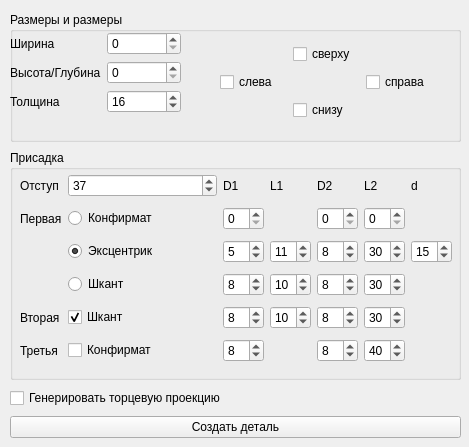
<?xml version="1.0" encoding="UTF-8"?>
<ui version="4.0">
 <class>ExFurnitureCutCreator</class>
 <widget class="QWidget" name="ExFurnitureCutCreator">
  <property name="geometry">
   <rect>
    <x>0</x>
    <y>0</y>
    <width>469</width>
    <height>447</height>
   </rect>
  </property>
  <property name="windowTitle">
   <string>Form</string>
  </property>
  <widget class="QWidget" name="verticalLayoutWidget">
   <property name="geometry">
    <rect>
     <x>10</x>
     <y>10</y>
     <width>451</width>
     <height>431</height>
    </rect>
   </property>
   <layout class="QVBoxLayout" name="verticalLayout" stretch="0,0,0,0">
    <property name="sizeConstraint">
     <enum>QLayout::SetDefaultConstraint</enum>
    </property>
    <item>
     <widget class="QGroupBox" name="groupBoxSizes">
      <property name="sizePolicy">
       <sizepolicy hsizetype="Preferred" vsizetype="Fixed">
        <horstretch>0</horstretch>
        <verstretch>0</verstretch>
       </sizepolicy>
      </property>
      <property name="minimumSize">
       <size>
        <width>0</width>
        <height>130</height>
       </size>
      </property>
      <property name="title">
       <string>Размеры и размеры</string>
      </property>
      <widget class="QWidget" name="formLayoutWidget">
       <property name="geometry">
        <rect>
         <x>0</x>
         <y>20</y>
         <width>171</width>
         <height>98</height>
        </rect>
       </property>
       <layout class="QFormLayout" name="formLayout">
        <item row="0" column="0">
         <widget class="QLabel" name="label">
          <property name="text">
           <string>Ширина</string>
          </property>
         </widget>
        </item>
        <item row="1" column="0">
         <widget class="QLabel" name="label_2">
          <property name="text">
           <string>Высота/Глубина</string>
          </property>
         </widget>
        </item>
        <item row="2" column="0">
         <widget class="QLabel" name="label_3">
          <property name="text">
           <string>Толщина</string>
          </property>
         </widget>
        </item>
        <item row="0" column="1">
         <widget class="QSpinBox" name="sbWidth">
          <property name="maximum">
           <number>3000</number>
          </property>
         </widget>
        </item>
        <item row="1" column="1">
         <widget class="QSpinBox" name="sbHeight">
          <property name="maximum">
           <number>3000</number>
          </property>
         </widget>
        </item>
        <item row="2" column="1">
         <widget class="QSpinBox" name="sbThickness">
          <property name="maximum">
           <number>99</number>
          </property>
          <property name="value">
           <number>16</number>
          </property>
         </widget>
        </item>
       </layout>
      </widget>
      <widget class="QWidget" name="gridLayoutWidget">
       <property name="geometry">
        <rect>
         <x>210</x>
         <y>30</y>
         <width>213</width>
         <height>80</height>
        </rect>
       </property>
       <layout class="QGridLayout" name="gridLayout">
        <property name="sizeConstraint">
         <enum>QLayout::SetDefaultConstraint</enum>
        </property>
        <item row="2" column="1">
         <widget class="QCheckBox" name="cbEdgingBottom">
          <property name="text">
           <string>снизу</string>
          </property>
         </widget>
        </item>
        <item row="1" column="0">
         <widget class="QCheckBox" name="cbEdgingLeft">
          <property name="text">
           <string>слева</string>
          </property>
         </widget>
        </item>
        <item row="1" column="2">
         <widget class="QCheckBox" name="cbEdgingRight">
          <property name="text">
           <string>справа</string>
          </property>
         </widget>
        </item>
        <item row="0" column="1">
         <widget class="QCheckBox" name="cbEdgingTop">
          <property name="text">
           <string>сверху</string>
          </property>
         </widget>
        </item>
       </layout>
      </widget>
     </widget>
    </item>
    <item>
     <widget class="QGroupBox" name="groupBoxHoles">
      <property name="sizePolicy">
       <sizepolicy hsizetype="Preferred" vsizetype="Fixed">
        <horstretch>0</horstretch>
        <verstretch>0</verstretch>
       </sizepolicy>
      </property>
      <property name="minimumSize">
       <size>
        <width>0</width>
        <height>230</height>
       </size>
      </property>
      <property name="title">
       <string>Присадка</string>
      </property>
      <widget class="QWidget" name="gridLayoutWidget_2">
       <property name="geometry">
        <rect>
         <x>10</x>
         <y>20</y>
         <width>432</width>
         <height>200</height>
        </rect>
       </property>
       <layout class="QGridLayout" name="gridLayout_2" columnstretch="0,1,0,0,0,0,0">
        <item row="0" column="2">
         <widget class="QLabel" name="label_8">
          <property name="text">
           <string>D1</string>
          </property>
         </widget>
        </item>
        <item row="4" column="5">
         <widget class="QSpinBox" name="spHole2Sl2">
          <property name="value">
           <number>30</number>
          </property>
         </widget>
        </item>
        <item row="5" column="1">
         <widget class="QCheckBox" name="cbHole3K">
          <property name="text">
           <string>Конфирмат</string>
          </property>
         </widget>
        </item>
        <item row="0" column="0">
         <widget class="QLabel" name="label_4">
          <property name="text">
           <string>Отступ</string>
          </property>
         </widget>
        </item>
        <item row="2" column="5">
         <widget class="QSpinBox" name="spHole1El2">
          <property name="value">
           <number>30</number>
          </property>
         </widget>
        </item>
        <item row="4" column="1">
         <widget class="QCheckBox" name="cbHole2S">
          <property name="enabled">
           <bool>true</bool>
          </property>
          <property name="text">
           <string>Шкант</string>
          </property>
          <property name="checked">
           <bool>true</bool>
          </property>
          <property name="tristate">
           <bool>false</bool>
          </property>
         </widget>
        </item>
        <item row="1" column="1">
         <widget class="QRadioButton" name="rbHole1K">
          <property name="text">
           <string>Конфирмат</string>
          </property>
         </widget>
        </item>
        <item row="2" column="1">
         <widget class="QRadioButton" name="rbHole1E">
          <property name="text">
           <string>Эксцентрик</string>
          </property>
          <property name="checked">
           <bool>true</bool>
          </property>
         </widget>
        </item>
        <item row="1" column="2">
         <widget class="QSpinBox" name="spHole1Kd1"/>
        </item>
        <item row="4" column="2">
         <widget class="QSpinBox" name="spHole2Sd1">
          <property name="value">
           <number>8</number>
          </property>
         </widget>
        </item>
        <item row="5" column="2">
         <widget class="QSpinBox" name="spHole3Kd1">
          <property name="value">
           <number>8</number>
          </property>
         </widget>
        </item>
        <item row="1" column="0">
         <widget class="QLabel" name="label_5">
          <property name="text">
           <string>Первая</string>
          </property>
         </widget>
        </item>
        <item row="3" column="4">
         <widget class="QSpinBox" name="spHole1Sd2">
          <property name="value">
           <number>8</number>
          </property>
         </widget>
        </item>
        <item row="4" column="3">
         <widget class="QSpinBox" name="spHole2Sl1">
          <property name="value">
           <number>10</number>
          </property>
         </widget>
        </item>
        <item row="0" column="3">
         <widget class="QLabel" name="label_9">
          <property name="text">
           <string>L1</string>
          </property>
         </widget>
        </item>
        <item row="4" column="0">
         <widget class="QLabel" name="label_6">
          <property name="text">
           <string>Вторая</string>
          </property>
         </widget>
        </item>
        <item row="0" column="5">
         <widget class="QLabel" name="label_11">
          <property name="text">
           <string>L2</string>
          </property>
         </widget>
        </item>
        <item row="5" column="4">
         <widget class="QSpinBox" name="spHole3Kd2">
          <property name="value">
           <number>8</number>
          </property>
         </widget>
        </item>
        <item row="2" column="4">
         <widget class="QSpinBox" name="spHole1Ed2">
          <property name="value">
           <number>8</number>
          </property>
         </widget>
        </item>
        <item row="2" column="3">
         <widget class="QSpinBox" name="spHole1El1">
          <property name="value">
           <number>11</number>
          </property>
         </widget>
        </item>
        <item row="3" column="1">
         <widget class="QRadioButton" name="rbHole1S">
          <property name="text">
           <string>Шкант</string>
          </property>
         </widget>
        </item>
        <item row="3" column="5">
         <widget class="QSpinBox" name="spHole1Sl2">
          <property name="value">
           <number>30</number>
          </property>
         </widget>
        </item>
        <item row="1" column="5">
         <widget class="QSpinBox" name="spHole1Kl2"/>
        </item>
        <item row="5" column="5">
         <widget class="QSpinBox" name="spHole3Kl2">
          <property name="value">
           <number>40</number>
          </property>
         </widget>
        </item>
        <item row="3" column="2">
         <widget class="QSpinBox" name="spHole1Sd1">
          <property name="value">
           <number>8</number>
          </property>
         </widget>
        </item>
        <item row="3" column="3">
         <widget class="QSpinBox" name="spHole1Sl1">
          <property name="value">
           <number>10</number>
          </property>
         </widget>
        </item>
        <item row="5" column="0">
         <widget class="QLabel" name="label_7">
          <property name="text">
           <string>Третья</string>
          </property>
         </widget>
        </item>
        <item row="4" column="4">
         <widget class="QSpinBox" name="spHole2Sd2">
          <property name="value">
           <number>8</number>
          </property>
         </widget>
        </item>
        <item row="2" column="2">
         <widget class="QSpinBox" name="spHole1Ed1">
          <property name="value">
           <number>5</number>
          </property>
         </widget>
        </item>
        <item row="0" column="1">
         <widget class="QSpinBox" name="sbIndent">
          <property name="value">
           <number>37</number>
          </property>
         </widget>
        </item>
        <item row="1" column="4">
         <widget class="QSpinBox" name="spHole1Kd2"/>
        </item>
        <item row="0" column="4">
         <widget class="QLabel" name="label_10">
          <property name="text">
           <string>D2</string>
          </property>
         </widget>
        </item>
        <item row="2" column="6">
         <widget class="QSpinBox" name="spHole1Ed">
          <property name="value">
           <number>15</number>
          </property>
         </widget>
        </item>
        <item row="0" column="6">
         <widget class="QLabel" name="label_12">
          <property name="text">
           <string>d</string>
          </property>
         </widget>
        </item>
       </layout>
      </widget>
     </widget>
    </item>
    <item>
     <widget class="QCheckBox" name="cbGenerateProjection">
      <property name="text">
       <string>Генерировать торцевую проекцию</string>
      </property>
     </widget>
    </item>
    <item>
     <widget class="QPushButton" name="btnCreate">
      <property name="text">
       <string>Создать деталь</string>
      </property>
     </widget>
    </item>
   </layout>
  </widget>
 </widget>
 <resources/>
 <connections/>
</ui>
